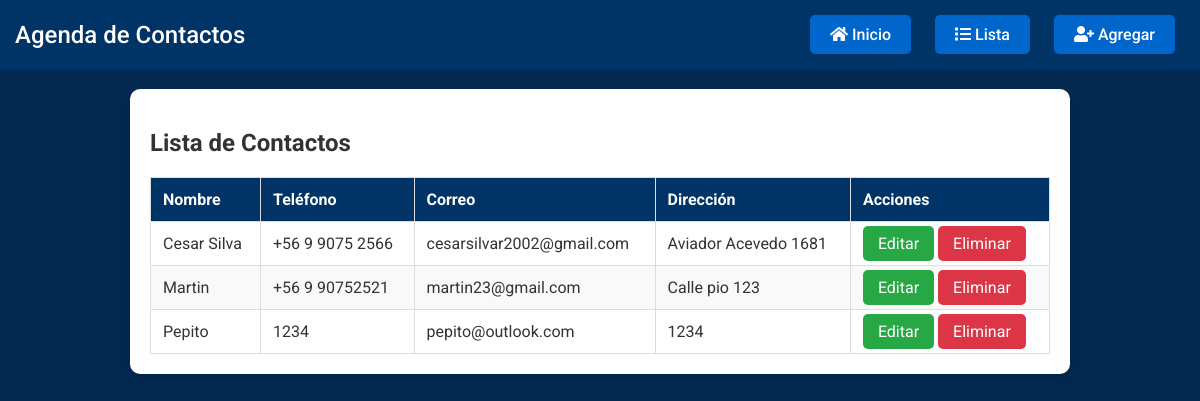
Page /contactos/listar/ on the earlier database version.
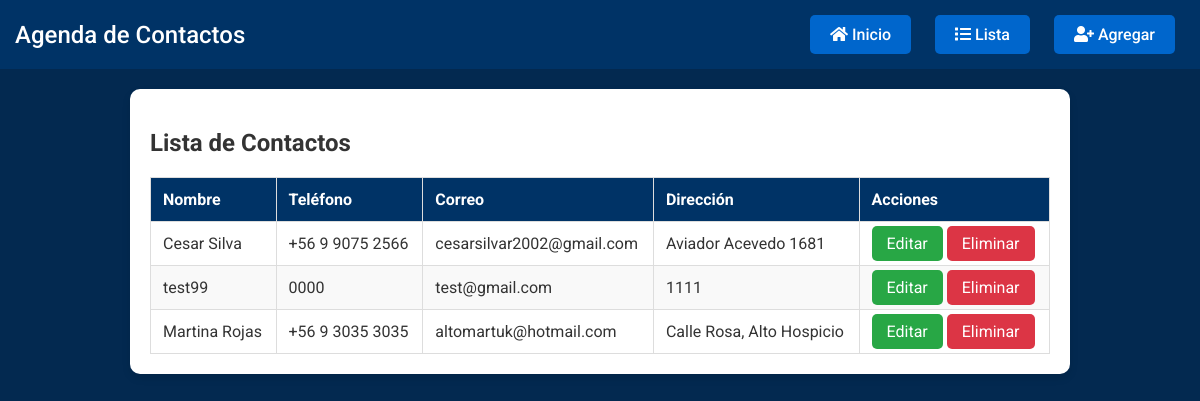
Same page on the later database version.
### contactos/models.py (models this page shows, shortened)
class Contacto(models.Model):
    nombre = models.CharField(max_length=100)
    telefono = models.CharField(max_length=15)
    correo = models.EmailField()
    direccion = models.CharField(max_length=200)

### contactos/views.py (the view)
# urls.py: path('listar/', views.listar_contactos, name='listar_contactos'),
def listar_contactos(request):
    contactos = Contacto.objects.all()
    return render(request, 'contactos/listar_contactos.html', {'contactos': contactos})

### contactos/templates/contactos/listar_contactos.html
{% extends 'contactos/base.html' %}
{% block content %}
    <h2>Lista de Contactos</h2>
    <table>
        <thead>
            <tr>
                <th>Nombre</th>
                <th>Teléfono</th>
                <th>Correo</th>
                <th>Dirección</th>
                <th>Acciones</th>
            </tr>
        </thead>
        <tbody>
            {% for contacto in contactos %}
                <tr>
                    <td>{{ contacto.nombre }}</td>
                    <td>{{ contacto.telefono }}</td>
                    <td>{{ contacto.correo }}</td>
                    <td>{{ contacto.direccion }}</td>
                    <td>
                        <a href="{% url 'editar_contacto' contacto.pk %}">Editar</a>
                        <a href="{% url 'eliminar_contacto' contacto.pk %}">Eliminar</a>
                    </td>
                </tr>
            {% endfor %}
        </tbody>
    </table>
{% endblock %}

### contactos/templates/contactos/base.html (shortened to what this page needs)
<!DOCTYPE html>
<html lang="es">
<head>
    <link rel="stylesheet" href="https://cdnjs.cloudflare.com/ajax/libs/font-awesome/5.15.3/css/all.min.css">
</head>
<body>
    <nav>
        <h1>Agenda de Contactos</h1>
        <div>
            <a href="{% url 'inicio' %}"><i class="fas fa-home"></i> Inicio</a>
            <a href="{% url 'listar_contactos' %}"><i class="fas fa-list"></i> Lista</a>
            <a href="{% url 'agregar_contacto' %}"><i class="fas fa-user-plus"></i> Agregar</a>
        </div>
    </nav>
    <div class="container">
        {% block content %}
        {% endblock %}
    </div>
</body>
</html>

### contactos/templates/contactos/base.html (style rules this page uses)
body { font-family: 'Roboto', sans-serif; background-color: #032950; margin: 0; padding: 0; color: #333; }
nav { background-color: #003366; padding: 15px; display: flex; justify-content: space-between; align-items: center; color: white; }
nav h1 { margin: 0; font-weight: 500; }
nav a { color: white; text-decoration: none; margin: 0 10px; font-size: 16px; font-weight: 500; padding: 10px 20px; background-color: #0066cc; border-radius: 5px; transition: all 0.3s ease; display: inline-block; }
.container { max-width: 900px; margin: 20px auto; padding: 20px; background-color: white; box-shadow: 0 4px 8px rgba(0, 0, 0, 0.1); border-radius: 10px; }
table { width: 100%; border-collapse: collapse; margin-top: 20px; }
table, th, td { border: 1px solid #ddd; }
th, td { padding: 12px; text-align: left; }
th { background-color: #003366; color: white; }
tr:nth-child(even) { background-color: #f9f9f9; }
td a { padding: 8px 15px; background-color: #28a745; color: white; border-radius: 5px; text-decoration: none; }
td a:last-child { background-color: #dc3545; }

Differences in the rows shown:
removed Contacto: nombre "Martin", telefono "+56 9 90752521", correo "martin23@gmail.com", direccion "Calle pio 123"
removed Contacto: nombre "Pepito", telefono "1234", correo "pepito@outlook.com", direccion "1234"
added Contacto: nombre "test99", telefono "0000", correo "test@gmail.com", direccion "1111"
added Contacto: nombre "Martina Rojas", telefono "+56 9 3035 3035", correo "altomartuk@hotmail.com", direccion "Calle Rosa, Alto Hospicio"
